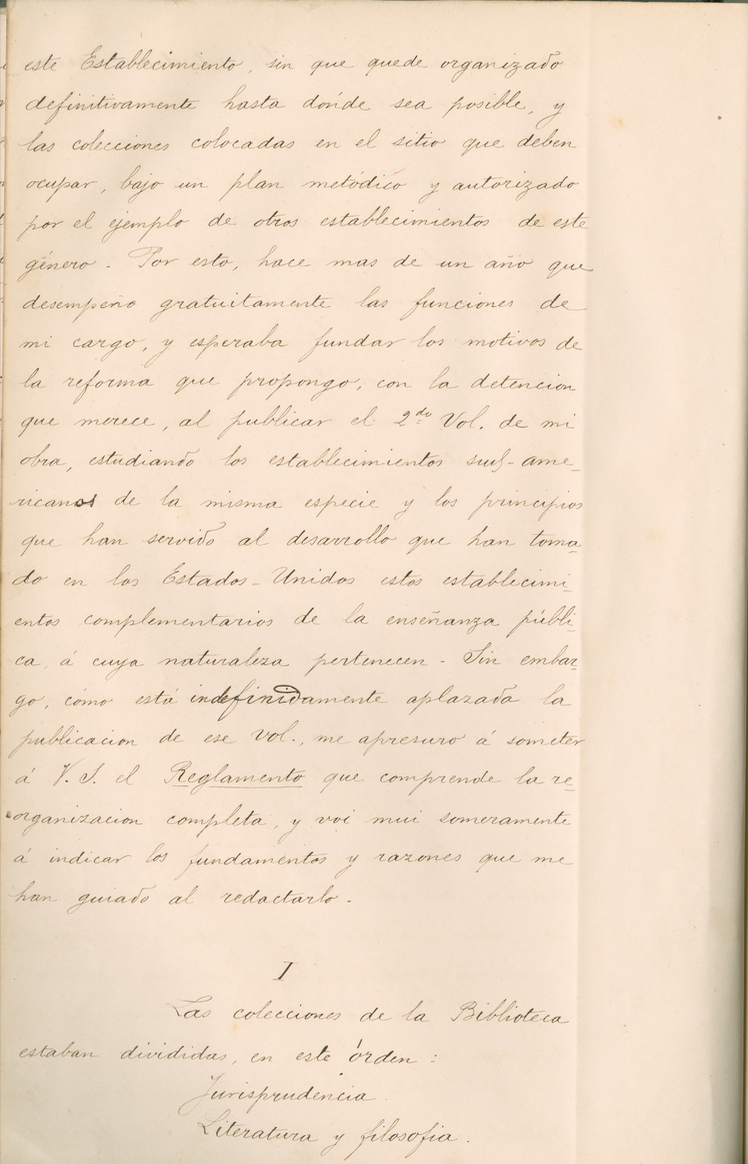
#> input picture Images/img13.jpg, 748 x 1164 px
$ jupyter execute --allow-errors CS366FinalProject.ipynb   (older library calls are emulated)
#> lines starting #> are read from the running program, lines starting #| are printed output that depends on the picture
# CS366 FINAL PROJECT

### From Archival Script to Accurate Sí: Reviving 19th-Century Spanish Manuscripts with Accent-Aware AI

**Shelby Roman**

[cell 1]
# Import necessary libraries
import cv2
import matplotlib.pyplot as plt
import csv
import difflib
from collections import Counter
import numpy as np
from openai import OpenAI
import os
import pandas as pd
import json
import base64
# import re
from jiwer import cer
import unicodedata

### Abstract

In this project, I am trying to improve OpenAI's API in taking in images of handwritten Spanish text from the 1800s and outputing the text with accents included. These documents are written in a type of script that OCR (and humans) tend to have troubles correctly transcribing. Most of it is in a script/cursive type font, in which the letters blend together. The accents are especially important. In Spanish, “sí” with an accent means “yes”, while “si” without an accent means “if”. The absence or presence of the accent will change the meaning of a word/phrase/sentence entirely. So, I am focusing on ensuring that my model is as accurate with accents as it can be.

*Note: More detailed explanations of the various parts and steps of my project can be found in my project proposal/report. This file is meant to mostly contain code, with some general descriptions of what the code is doing.*

### Dataset

I downloaded 20 images of Spanish handwritten manuscripts from the 1800s. I asked OpenAI's ChatGPT 5.1 and Google's Gemini 2.5 Pro to transcribe each image. I then used these transcripts as a starting point to accurately transcribe the images (to the best of my abilities), making sure I fixed any mistakes that the AI tools had made. I then saved the correct transcript and the two AI generated transcriptions for all of the images into a CSV file called `transcripts.csv`.

### Comparison of Generated Transcripts to Correct Transcript

Next, I compared my (hopefully) correct transcript to the transcripts generated by the two AI tools so that I could find out what the baselines are and to see where there is room for improvement. To do this, I went through the `transcripts.csv` file and calculated how different the generated transcripts are from the correct transcript. I saved all of my results into the file called `transcription_comparison_results.csv` and then created a short summary of the results and saved it to a file called `transcription_summary.csv`.

To do my comparison, I calculated the Character Error Rate (CER). When CER is 0.0, the two transcripts are a perfect match. In the worst case, CER is 1.0 and the two transcripts are completely different. I read that in general, a good CER for transcripts obtained from OCR of images of handwritten text is around 0.02-0.08 (2%-8%). In this case, the OCR has correctly transcribed 92%-98% of the characters. Since my project has handwriting that is more difficult to read than a lot of other handwriting, I am expecting the CER to be a bit higher.

[cell 2]
# Define input and output filenames
input_filename = "transcripts.csv"
output_filename = "transcription_comparison_results.csv"
summary_filename = "transcription_summary.csv"

parsed_rows = []

[cell 3]
# [23 lines left out: function compare_two_transcripts, not called in this run]

#> (a cell that did not finish here is left out)

#> (a cell that did not finish here is left out)

[cell 6]
# Write the summary CSV file
with open(summary_filename, mode="w", encoding="utf-8", newline="") as sumfile:
    writer = csv.writer(sumfile, quoting=csv.QUOTE_ALL)
    writer.writerow(["file_name", "Gemini_CER", "GPT_CER", "Winner"])
    for row in parsed_rows:
        # parsed_rows layout: [file_name, correct_raw, gemini_raw, gpt_raw, gemini_ratio, gpt_ratio, winner]
        writer.writerow([row[0], row[4], row[5], row[6]])

[cell 7]
# Tally the winners
winners = Counter(row[-1] for row in parsed_rows)

# Print summary
print(f"Comparison results saved to: {output_filename}")
print(f"Summary saved to: {summary_filename}")
print("\nWinner tally:")
for key in ("Gemini", "GPT", "Tie"):
    if winners.get(key, 0):
        print(f"  {key}: {winners[key]}")

Based on the code above and the `transcription_summary.csv` and `transcription_comparison_results.csv` files, we can see that GPT did generally better than Gemini in the transcriptions. Now, I am going to look at some of the statistics of the CERs.

#> (a cell that did not finish here is left out)

From the statistics above, I can see that on average, Gemini is getting around 80% of each transcript correct while GPT is getting around 90% of each transcript correct. The worst that Gemini does is getting only 3% of img47.jpg's transcript correct while the worst that GPT does is getting 59% of img50.jpg's transcript correct. This confirms what we thought about GPT doing better than Gemini generally.

Next, I am looking at the data more visually with a bar chart.

[cell 9]
# Draw a bar plot comparing the CERs of Gemini and GPT for each image
plt.figure(figsize=(12, 6))
#> (the rest of this cell did not finish here and is left out)

From this analysis, I can see that there is definitely room for improvement with both GPT and Gemini. I can also see that both models did really well on certain images, while they both did poorly on others. However, there are also some images where one model did really well while the other did poorly. I show some of these images below.

**REMINDER**: The smaller the bar, the better the model performed on that image (since a lower CER is better).

#> (a cell that did not finish here is left out)

We can see that both models did very well on img13.jpg. I think that the script is relatively easy to read and there is not a lot of smudging or ink bleeding.

GPT did much better than Gemini on img47.jpg. One reason why is that Gemini included a note "(Text offset from the right page, appearing in reverse)" and included some text that had bled through from the back of the left side of the page. Also, Gemini included details about which page each part of the text was on. This image is tough because it has very dark ink that has bled through on the left side of the page.

In img50.jpg, Gemini did better than GPT. When we look at GPT's transcript for that page, we see that GPT skipped all of the text on the left side of the page. This image is difficult because the text is a bit lighter and the letters seem to flow together in a way that can make it more difficult to read and transcribe.

## Improvement

Since GPT was generally more successful in the transcriptions, I am going to work with OpenAI's API tool to try to improve GPT's performance. The first step in my improvement process is preprocessing the images to make them easier for the model to transcribe.

### Pre-Processing

I used ChatGPT to help me figure out what the best preprocessing steps were for my specific images and this specific scenario. These are the steps that I did to preprocess my images:

- Convert the image to grayscale
- Resize the image if it is huge so I don't use an unnecessary amount of API tokens
- Classify the image as clean or not based on if it is sharp or not and by the amount of noise and texture.
- Add a little bit of blur on noisy pages to help remove extra specks
- Remove uneven lighting using Gaussian blur
- Reduce bleed through
- Enhance the contrast to help with any fading ink or differing lighting
- Denoise noisy pages to remove any texture from the paper and any speckles
- Add a little bit of sharpness back to the edges

[cell 11]
def grayscale(image):
    if len(image.shape) == 3:
        return cv2.cvtColor(image, cv2.COLOR_BGR2GRAY)
    return image

[cell 12]
def remove_uneven_lighting(image):
    # Estimate the background using a large Gaussian blur
    background = cv2.GaussianBlur(image, (41, 41), 0)
    corrected = cv2.divide(image, background, scale=255)
    corrected = np.clip(corrected, 0, 255).astype('uint8')
    return corrected

[cell 13]
def reduce_bleed_through(image):
    # Strong blur
    bleed = cv2.GaussianBlur(image, (51, 51), 0)

    # Keep original detail (1.5×) and remove low-frequency bleed (-0.5×)
    no_bleed = cv2.addWeighted(image, 1.5, bleed, -0.5, 0)

    # Subtract the big blur
    no_bleed = np.clip(no_bleed, 0, 255).astype('uint8')

    return no_bleed

[cell 14]
def enhance_contrast(image):
    # Create CLAHE object
    clahe = cv2.createCLAHE(clipLimit=1.8, tileGridSize=(8, 8))
    enhanced = clahe.apply(image)
    return enhanced

[cell 15]
# [4 lines left out: function denoise, not called in this run]

[cell 16]
def resize_if_huge(img, max_dim=2000):
    h, w = img.shape[:2]
    scale = max_dim / max(h, w)
    if scale < 1:
        img = cv2.resize(img, None, fx=scale, fy=scale, interpolation=cv2.INTER_CUBIC)
    return img

[cell 17]
def classify_page(image):
    # sharpness
    sharpness = cv2.Laplacian(image, cv2.CV_64F).var()

    # noise / texture
    blurred = cv2.GaussianBlur(image, (15, 15), 0)
    residual = image.astype("float32") - blurred.astype("float32")
    noise_level = residual.std()

    is_clean = (sharpness > 120) and (noise_level < 20)

    return is_clean, sharpness, noise_level

[cell 18]
def sharpen(image, amount=1.0, sigma=1.0):
    # Unsharp masking to restore crisp edges after processing
    blur = cv2.GaussianBlur(image, (0, 0), sigma)
    sharp = cv2.addWeighted(image, 1 + amount, blur, -amount, 0)
    sharp = np.clip(sharp, 0, 255).astype('uint8')
    return sharp

I put all of these steps together into one preprocessing function.

[cell 19]
def preprocess_one_image(image_name):
    print(f"Processing image: {image_name}")

    # Load image
    image = cv2.imread(f"Images/{image_name}")
    if image is None:
        raise ValueError(f"Could not load image: {image_name}")

    # Grayscale
    gray = grayscale(image)

    # Resize if huge
    resized = resize_if_huge(gray, max_dim=2000)

    # Classify page as clean or noisy
    is_clean,_,_ = classify_page(resized)

    if is_clean:
        # For clean pages, keep strokes as sharp as possible
        base = resized # no extra blur
    else:
        # For noisy pages, a light median blur helps remove specks
        base = cv2.medianBlur(resized, 3)

    # Remove uneven lighting
    no_lighting = remove_uneven_lighting(base)

    # Reduce bleed-through
    no_bleed = reduce_bleed_through(no_lighting)

    # Enhance contrast
    enhanced = enhance_contrast(no_bleed)

    # Denoise
    if is_clean:
        # Clean pages already look good - skip heavy denoising
        denoised = enhanced
    else:
        # Noisy pages: do some denoising
        denoised = denoise(enhanced)

    # Add some sharpness back
    final = sharpen(denoised, amount=0.7, sigma=1.0)

    return final

To show how my preprocessing is working, I show the before and after on one of my images.

[cell 20]
img_name = 'img13.jpg'
preprocessed_image = preprocess_one_image(img_name)
#> in preprocess_one_image, image is the input picture: shape (1164, 748, 3); mean B, G, R 199.9, 220.3, 239.2
#> in grayscale, `return cv2.cvtColor(image, cv2.COLOR_BGR2GRAY)`:
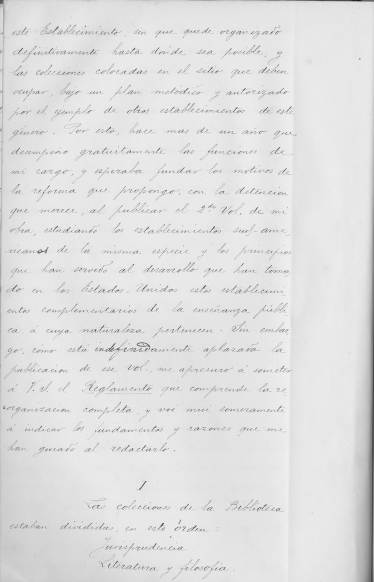
#> returned value: shape (1164, 748) (shown at 1/2 size); min 18, max 250, mean 223.7
#> in classify_page, `sharpness = cv2.Laplacian(image, cv2.CV_64F).var()`: sharpness = 944.3
#> in classify_page, `residual = image.astype("float32") - blurred.astype("float32")`:
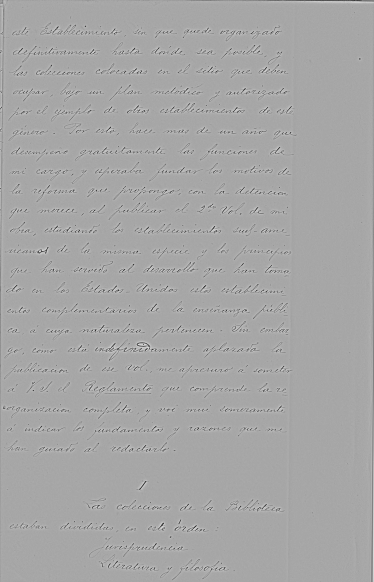
#> residual: shape (1164, 748) float32 (shown at 1/2 size); min -144, max 76, mean 0; drawn with min black and max white
#> in classify_page, `noise_level = residual.std()`: noise_level = 10.94
#> in classify_page, `is_clean = (sharpness > 120) and (noise_level < 20)`: is_clean = True
#> in remove_uneven_lighting, `corrected = cv2.divide(image, background, scale=255)`:
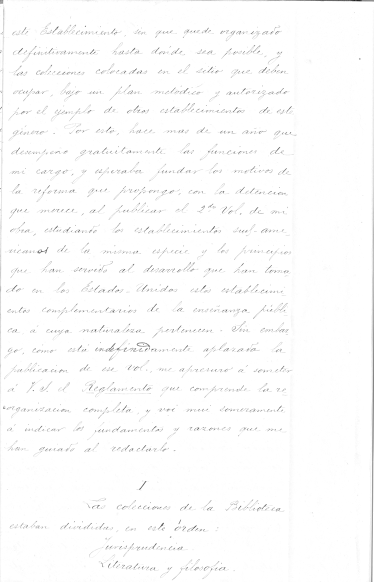
#> corrected: shape (1164, 748) (shown at 1/2 size); min 26, max 255, mean 251.8
#> in reduce_bleed_through, `bleed = cv2.GaussianBlur(image, (51, 51), 0)`:
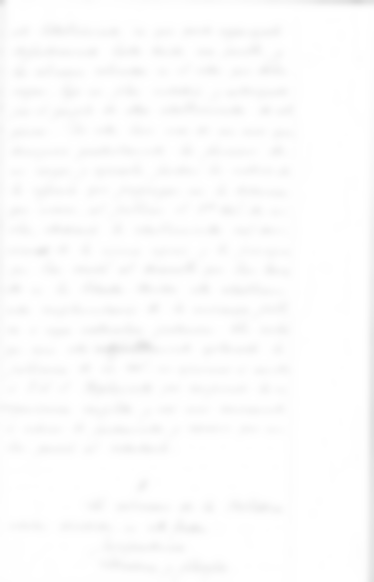
#> bleed: shape (1164, 748) (shown at 1/2 size); min 218, max 255, mean 252
#> in sharpen, `sharp = cv2.addWeighted(image, 1 + amount, blur, -amount, 0)`:
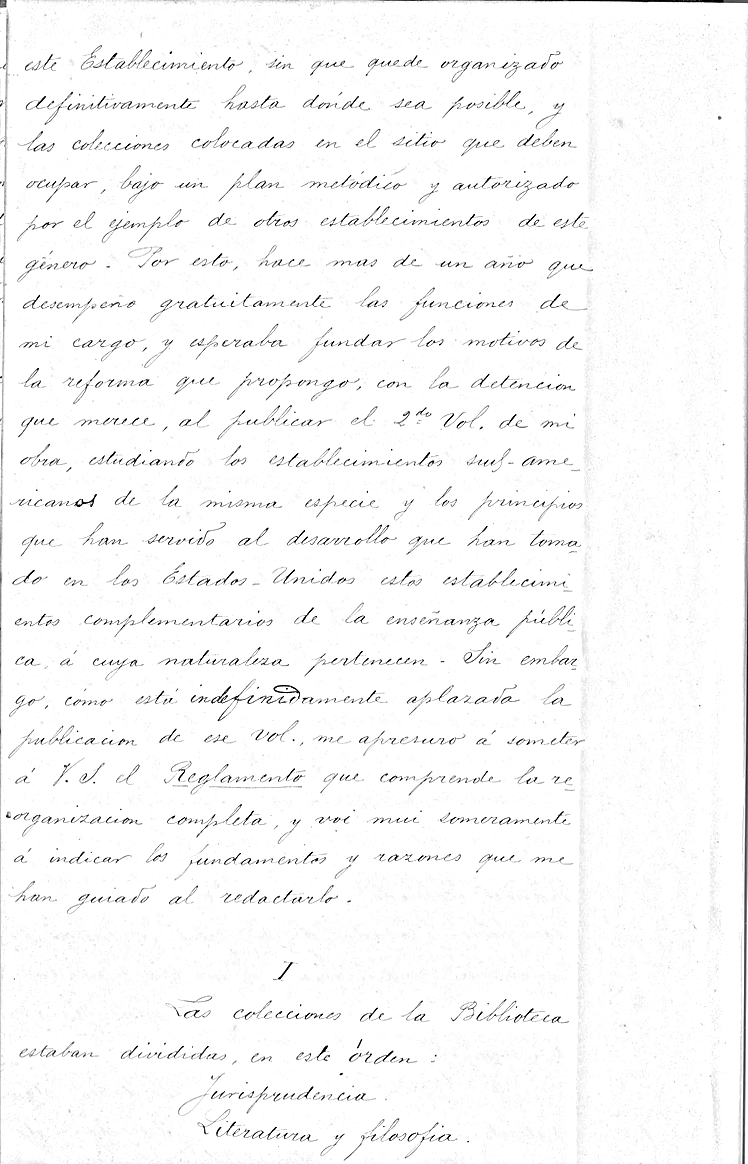
#> sharp: shape (1164, 748); min 0, max 255, mean 248.4
plt.imshow(cv2.imread(f"Images/{img_name}"), cmap='gray')
plt.title(f'Original Image: {img_name}')
plt.axis('off')
plt.show()
plt.imshow(preprocessed_image, cmap='gray')
plt.title(f'Preprocessed Image: {img_name}')
plt.axis('off')
plt.show()

From the above images, we can see that the preprocessing worked pretty well. It smoothed out some of the uneven lighting and discoloration that we can see in the original image. The preprocessed image has very few specks or other marks other than the letters, which are pretty dark and clear.

I ran my preprocessing function on all of my images. I saved the preprocessed version of each of the images in the `Images` folder in the `PreprocessedImages` folder.

[cell 21]
# Process all of the images and put them in a plot
all_preprocessed_images = []
#> (the rest of this cell did not finish here and is left out)

[cell 22]
plt.figure(figsize=(15, 10))
for i, preprocessed_img in enumerate(all_preprocessed_images):
    plt.subplot(5, 4, i + 1)
    plt.imshow(preprocessed_img, cmap='gray')
    plt.title(f'Img {i+1}')
    plt.axis('off')
plt.tight_layout()
plt.show()

$ run again, with Images/img15.jpg copied over Images/img13.jpg
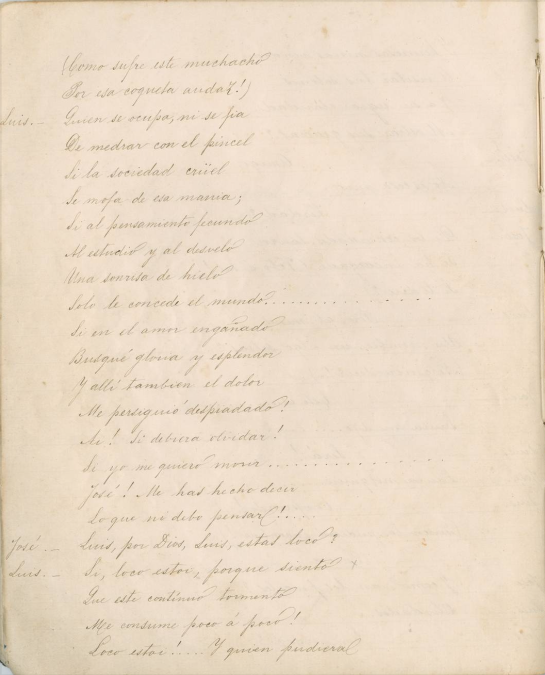
#> input picture Images/img15.jpg, 1090 x 1350 px (shown at 1/2 size)
#> in preprocess_one_image, image is the input picture: shape (1350, 1090, 3); mean B, G, R 198.2, 218.1, 234.9
#> sharpness = 140.5
#> in classify_page, `residual = image.astype("float32") - blurred.astype("float32")`:
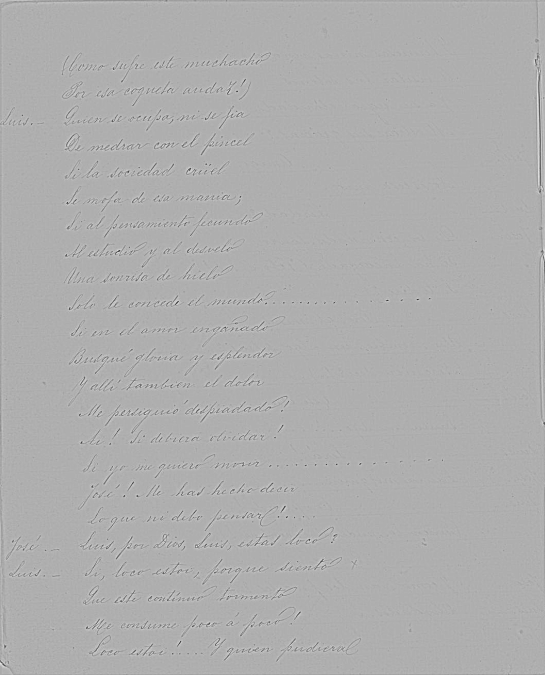
#> residual: shape (1350, 1090) float32 (shown at 1/2 size); min -115, max 53, mean 0; drawn with min black and max white
#> noise_level = 5.58
#> in classify_page, `is_clean = (sharpness > 120) and (noise_level < 20)`: is_clean = True
#> in sharpen, `sharp = cv2.addWeighted(image, 1 + amount, blur, -amount, 0)`:
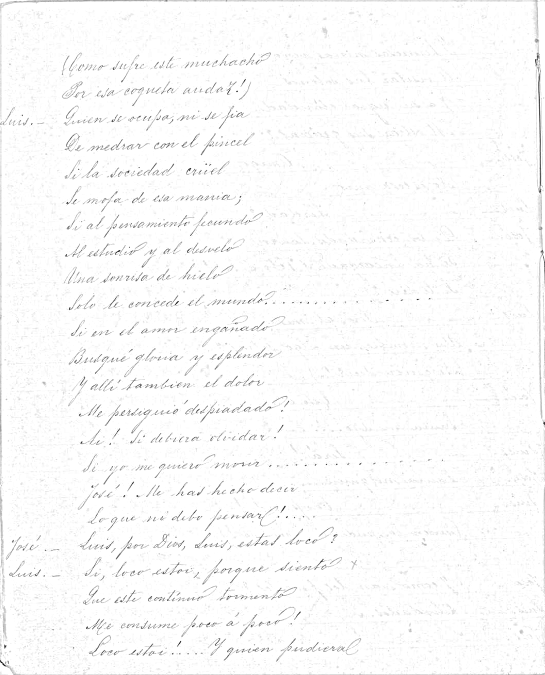
#> sharp: shape (1350, 1090) (shown at 1/2 size); min 0, max 255, mean 250.4

$ run again, with Images/img16.jpg copied over Images/img13.jpg
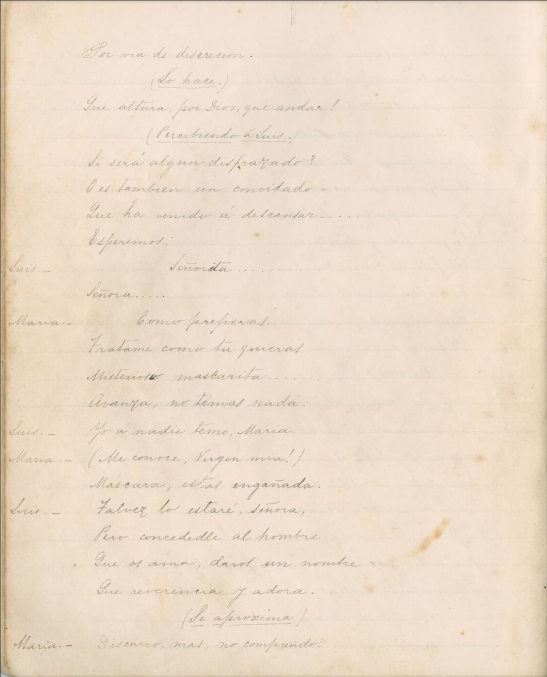
#> input picture Images/img16.jpg, 1094 x 1354 px (shown at 1/2 size)
#> in preprocess_one_image, image is the input picture: shape (1354, 1094, 3); mean B, G, R 200.3, 219, 235.5
#> sharpness = 296.4
#> in classify_page, `residual = image.astype("float32") - blurred.astype("float32")`:
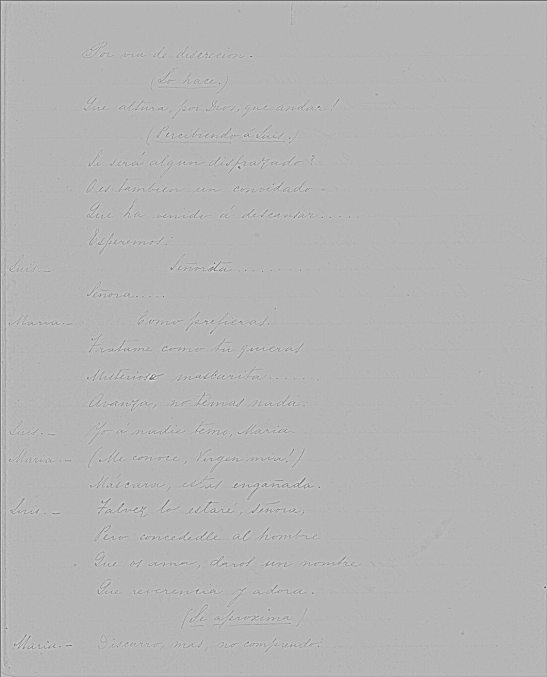
#> residual: shape (1354, 1094) float32 (shown at 1/2 size); min -145, max 59, mean -0.1; drawn with min black and max white
#> noise_level = 7.09
#> in classify_page, `is_clean = (sharpness > 120) and (noise_level < 20)`: is_clean = True
#> in remove_uneven_lighting, `corrected = cv2.divide(image, background, scale=255)`:
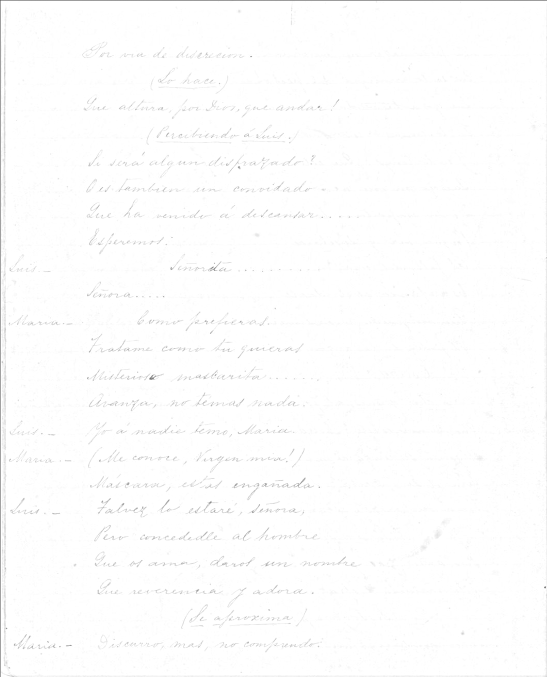
#> corrected: shape (1354, 1094) (shown at 1/2 size); min 54, max 255, mean 253.2
